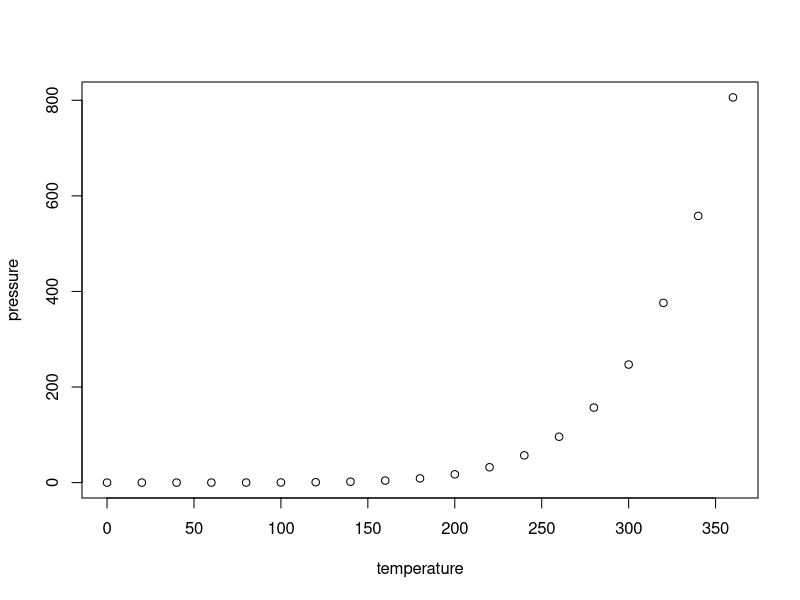
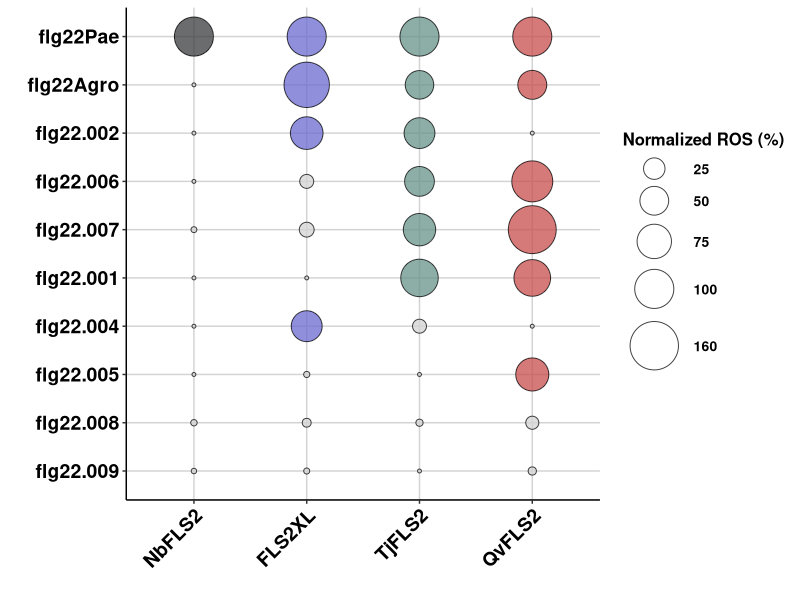
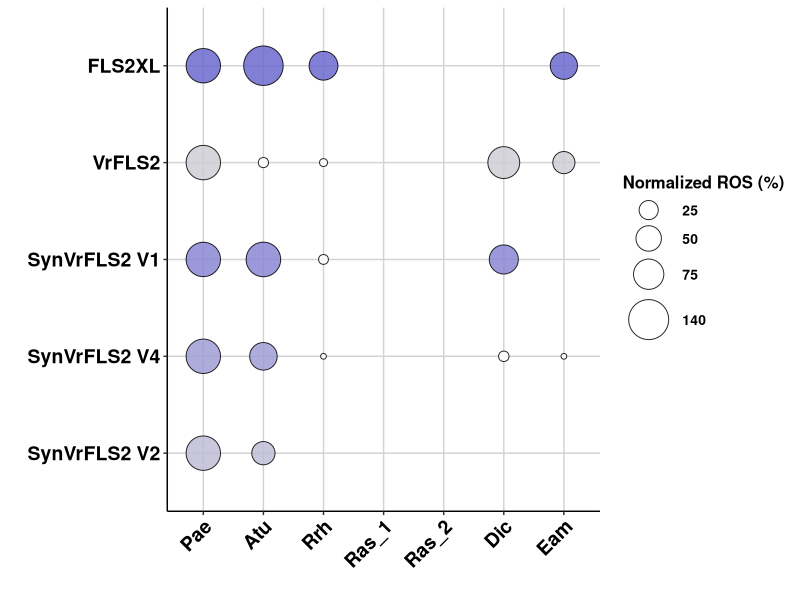
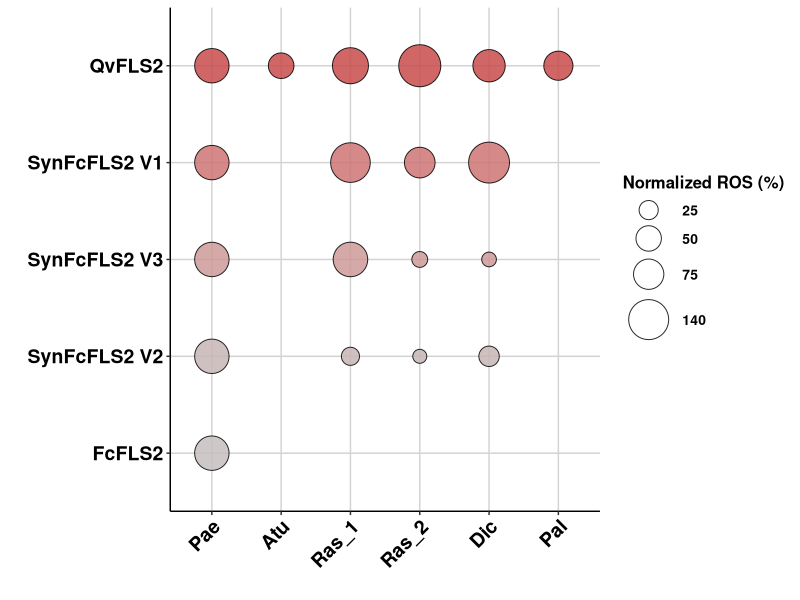
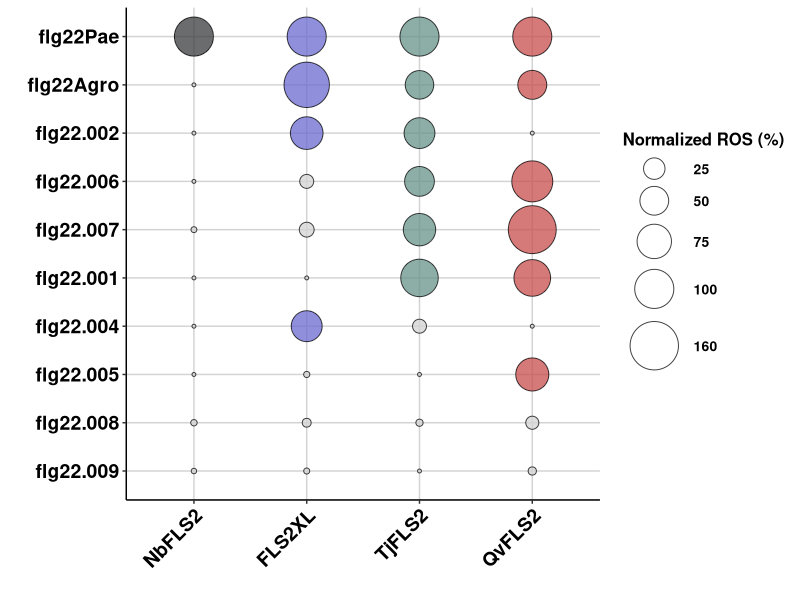
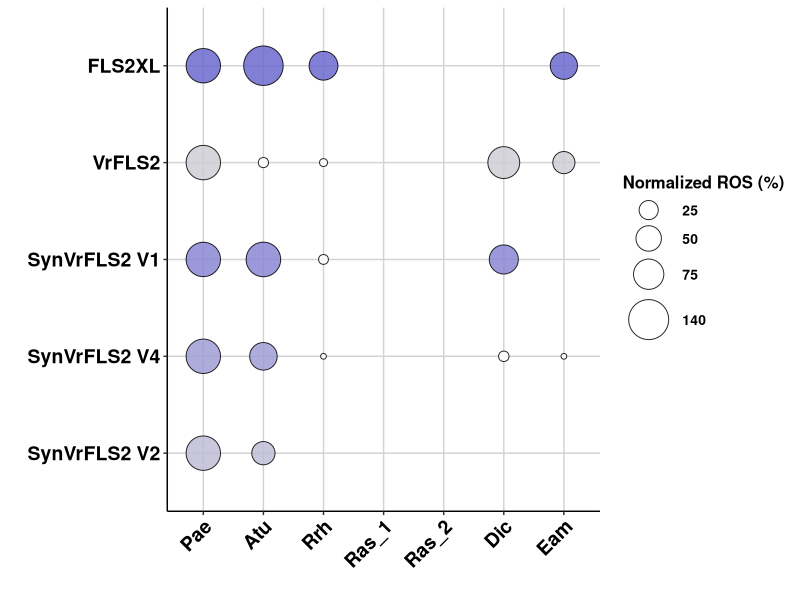
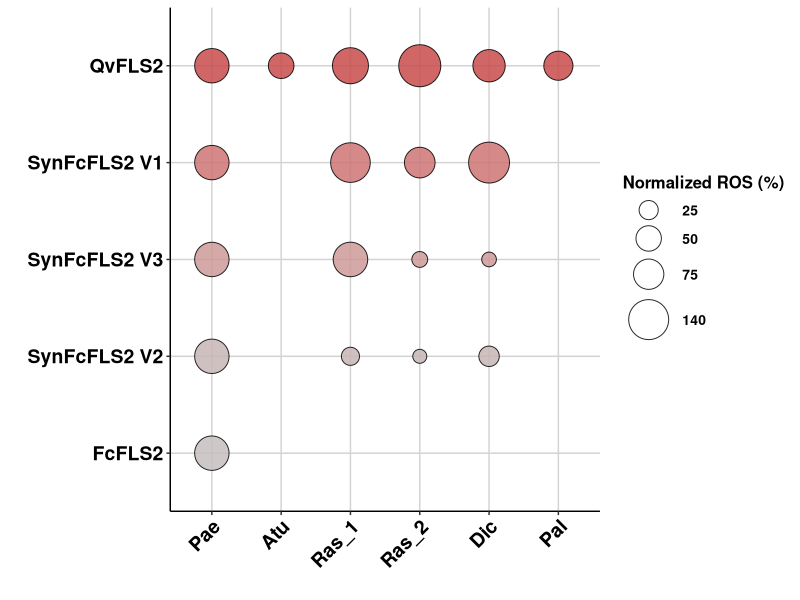

The R script that drew these images, in order:
## ---- chunk 1
knitr::opts_chunk$set(echo = TRUE)
## ---- chunk 2
summary(cars)
## ---- chunk 3
library(reshape2)
library(ggplot2)
library(dplyr)
## ---- chunk 4
plot(pressure)
## ---- chunk 5
library(ggplot2)
library(reshape2)
library(dplyr)

# Read the CSV file
pc <- read.csv("../input/WTNb_XL_Tj_Qv.csv")

# Melt the data frame
pcm <- melt(pc, id = c("Receptor"))

new_order_vector <- c("flg22Pae", "flg22Agro", "flg22.002", "flg22.006", "flg22.007", "flg22.001", "flg22.004", "flg22.005", "flg22.008" , "flg22.009")

# Ensure Receptor is a factor with the correct levels
pcm$Receptor <- factor(pcm$Receptor, levels = c("NbFLS2", "FLS2XL", "TjFLS2", "QvFLS2"))

# Create a new column 'Color' with the default colors based on 'Receptor'
pcm$Color <- case_when(
  pcm$Receptor == "FLS2XL" & pcm$value >= 10 ~ "#6B6ACF",
  pcm$Receptor == "QvFLS2" & pcm$value >= 10 ~ "#C84D4C",
  pcm$Receptor == "TjFLS2" & pcm$value >= 10 ~ "#679289",
  pcm$Receptor == "NbFLS2" & pcm$value >= 10 ~ "#3a3b3c",
  pcm$value < 10 ~ "lightgrey", # Apply light gray color when value is less than 10
  TRUE ~ NA_character_ # For unexpected cases
)

# Proceed with the ggplot
xx <- ggplot(pcm, aes(x = Receptor, y = variable)) + 
  geom_point(aes(size = value, fill = Color), alpha = 0.75, shape = 21) + 
  scale_size_continuous(limits = c(0, 160), range = c(1, 16), breaks = c(25, 50, 75, 100, 160)) + 
  labs(x = "", y = "", size = "Normalized ROS (%)", fill = "") + 
  theme_classic() +
  theme(
    legend.key = element_blank(), 
    axis.text.y = element_text(colour = "black", size = 14, face = "bold"), 
    axis.text.x = element_text(angle = 45, hjust = 1, colour = "black", size = 14, face = "bold", vjust = 1), 
    legend.text = element_text(size = 10, face = "bold", colour = "black"), 
    legend.title = element_text(size = 12, face = "bold"), 
    legend.position = "right",
    panel.grid.major = element_line(colour = "lightgrey", linewidth = 0.5),
    panel.grid.minor = element_blank()
  ) +
  scale_fill_identity(guide = FALSE) +  # Use colors directly from the Color column
  scale_y_discrete(limits = rev(new_order_vector))  # Set x-axis labels and order

print(xx)

# Save the plot
ggsave(filename = "../output/Figure_1_All_FLS2_bubble.pdf", width = 5.6, height = 5)


## ---- chunk 6

# Read in your csv data
pc <- read.csv("../input/Vr-XL.csv", header = TRUE)

# Melt the data
pcm <- melt(pc, id = c("Receptor"))

# Step 1: Specify the order of the x-axis
new_order_vector <- c("flg22Pae", "flg22Agro", "flg22.002", "flg22.006", "flg22.007", "flg22.001", "flg22.004")

# Step 2: Rename the x-axis columns according to the mapping
labels_vector <- c("Pae", "Atu", "Rrh", "Ras_1", "Ras_2", "Dic", "Eam")


# Ensure Receptor order is as in the raw dataset
pcm$Receptor <- factor(pcm$Receptor, levels = unique(pc$Receptor))


# Create a new column 'Color' with the default colors based on 'Receptor'
pcm$Color <- case_when(
  pcm$Receptor == "FLS2XL" & pcm$value >= 10 ~ "#6B6ACF",
  pcm$Receptor == "VrFLS2" & pcm$value >= 10 ~ "#cdcdd5",
  pcm$Receptor == "SynVrFLS2 V1" & pcm$value >= 10 ~ "#8987d2",
  pcm$Receptor == "SynVrFLS2 V4" & pcm$value >= 10 ~ "#a09ed4",
  pcm$Receptor == "SynVrFLS2 V2" & pcm$value >= 10 ~ "#bebdd5",
  pcm$value < 10 ~ "white", # Apply light gray color when value is less than 10
  TRUE ~ NA_character_ # For unexpected cases
)


# Generate the plot
xx <- ggplot(pcm, aes(y = Receptor, x = variable)) + 
  geom_point(aes(size = value, fill = Color), alpha = 0.85, shape = 21) + 
  scale_size_continuous(limits = c(0, 160), range = c(1, 14), breaks = c(25, 50, 75, 140)) + 
  labs(y = "", x = "", size = "Normalized ROS (%)", fill = "")  + 
  theme_classic() +
  theme(
    legend.key = element_blank(), 
    axis.text.y = element_text(colour = "black", size = 14, face = "bold"), 
    axis.text.x = element_text(angle = 45, hjust = 1, colour = "black", size = 14, face = "bold", vjust = 1), 
    legend.text = element_text(size = 10, face = "bold", colour = "black"), 
    legend.title = element_text(size = 12, face = "bold"), 
    legend.position = "right",
    panel.grid.major = element_line(colour = "lightgrey", linewidth = 0.5),
    panel.grid.minor = element_blank()
  ) +
  scale_fill_identity(guide = FALSE) +  # Use colors directly from the Color column
 scale_x_discrete(limits = new_order_vector, labels = labels_vector) + # Set x-axis labels and order
  scale_y_discrete(limits = rev(levels(pcm$Receptor))) # Ensure Y axis order is as in the raw dataset

# Print the plot
print(xx)

# Save the plot to a file

ggsave(filename = "../output/Vr-XL.pdf", width = 7, height = 3.4, bg = "transparent")

## ---- chunk 7
pc = read.csv("../input/Fc-Qv.csv", header = TRUE)
# Melt the data
pcm <- melt(pc, id = c("Receptor"))

# Step 1: Specify the order of the x-axis
new_order_vector <- c("flg22Pae", "flg22Agro", "flg22.006", "flg22.007", "flg22.001", "flg22.005")

# Step 2: Rename the x-axis columns according to the mapping
labels_vector <- c("Pae", "Atu", "Ras_1", "Ras_2", "Dic", "Pal")

# Ensure Receptor order is as in the raw dataset
pcm$Receptor <- factor(pcm$Receptor, levels = unique(pc$Receptor))

# Ensure Receptor is a factor with the correct levels
#pcm$Receptor <- factor(pcm$Receptor, levels = c("NbFLS2", "FLS2XL", "TjFLS2", "QvFLS2"))

# Create a new column 'Color' with the default colors based on 'Receptor'
pcm$Color <- case_when(
  pcm$Receptor == "QvFLS2" & pcm$value >= 10 ~ "#C84D4C",
  pcm$Receptor == "FcFLS2" & pcm$value >= 10 ~ "#c5bebe",
  pcm$Receptor == "SynFcFLS2 V1" & pcm$value >= 10 ~ "#cd7573",
  pcm$Receptor == "SynFcFLS2 V3" & pcm$value >= 10 ~ "#cc9a99",
  pcm$Receptor == "SynFcFLS2 V2" & pcm$value >= 10 ~ "#c7b6b6",
  pcm$value < 10 ~ "white", # Apply light gray color when value is less than 10
  TRUE ~ NA_character_ # For unexpected cases
)
xx <- ggplot(pcm, aes(y = Receptor, x = variable)) + 
  geom_point(aes(size = value, fill = Color), alpha = 0.85, shape = 21) + 
  scale_size_continuous(limits = c(0, 160), range = c(1, 14), breaks = c(25, 50, 75, 140)) + 
  labs(y = "", x = "", size = "Normalized ROS (%)", fill = "")  + 
  theme_classic() +
  theme(
    legend.key = element_blank(), 
    axis.text.y = element_text(colour = "black", size = 14, face = "bold"), 
    axis.text.x = element_text(angle = 45, hjust = 1, colour = "black", size = 14, face = "bold", vjust = 1), 
    legend.text = element_text(size = 10, face = "bold", colour = "black"), 
    legend.title = element_text(size = 12, face = "bold"), 
    legend.position = "right",
    panel.grid.major = element_line(colour = "lightgrey", linewidth = 0.5),
    panel.grid.minor = element_blank()
  ) +
  scale_fill_identity(guide = FALSE) +  # Use colors directly from the Color column
 scale_x_discrete(limits = new_order_vector, labels = labels_vector) + # Set x-axis labels and order
  scale_y_discrete(limits = rev(levels(pcm$Receptor))) # Ensure Y axis order is as in the raw dataset 
print(xx)
ggsave(filename = "../output/Qv-Fc.pdf", width = 7, height = 3.4)
